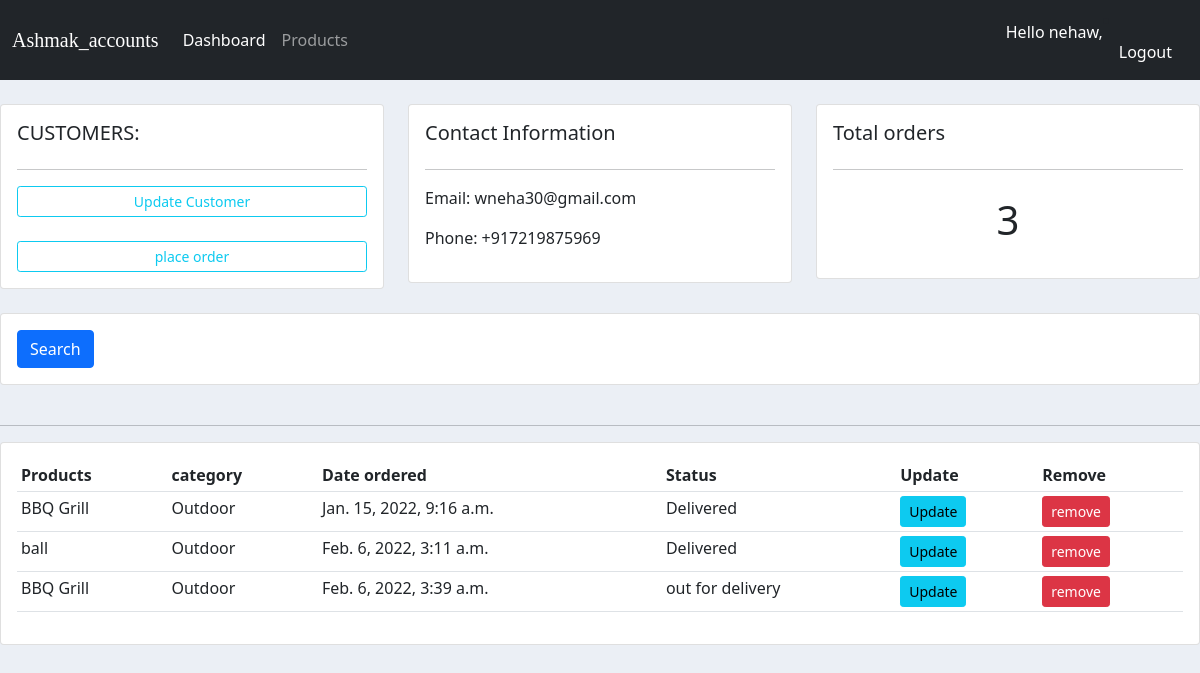
The page /customers1 (signed in) on the database its author committed.
### accounts/models.py (models this page shows, shortened)
class Customer(models.Model):
    name=models.CharField(max_length=200,null=True)
    phone=models.CharField(max_length=200,null=True)
    email=models.CharField(max_length=200,null=True)
    date_created=models.DateTimeField(auto_now_add=True,null=True)

class Order(models.Model):
    Customer = models.ForeignKey(Customer, null=True, on_delete=models.SET_NULL)
    product=models.ForeignKey(product,null=True,on_delete=models.SET_NULL)
    status=(
        ('pending','pending'),
        ('out for delivery','out for delivery'),
        ('Delivered','Delivered')
    )
    date_created=models.DateTimeField(auto_now_add=True,null=True)
    status=models.CharField(max_length=200,null=True,choices=status)

class product(models.Model):
    Category=(
        ('Indoor','Indoor'),
        ('Outdoor','Outdoor')
    )
    name=models.CharField(max_length=200,null=True)
    Price=models.FloatField(null=True)
    Category=models.CharField(max_length=200,null=True,choices=Category)
    Discription=models.CharField(max_length=200,null=True,blank=True)
    date_created=models.DateTimeField(auto_now_add=True,null=True)
    Tag=models.ManyToManyField(Tag)
    img=models.ImageField(null=True,blank=True)
    def __str__(self):
        return self.name

### accounts/views.py (the view)
# urls.py: path('customers<str:pk>',views.customer ,name="customers"),
def customer(request,pk):
    customer=Customer.objects.get(id=pk)
    orders=customer.order_set.all()
    total_orders=orders.count()
    context={'customer':customer,'orders':orders,'total_orders':total_orders,}
    return render(request,'accounts/customer.html',context)

### accounts/templates/accounts/customer.html (shortened to what this page needs)
{% extends 'accounts/main.html' %}
{% block body %}
<br>
  <div class="row">
    <div class="col-md">
        <div class="card card-body">
        <h5>CUSTOMERS:</h5>
        <hr>
        <a class="btn btn-outline-info btn-sm btn-block" href="{% url 'update_customer' customer.id %}"> Update Customer
            </a>
            <br>
                <a class="btn btn-outline-info btn-sm btn-block" href="{% url 'create_order' customer.id %}"> place order
            </a>
        </div>
    </div>
  <div class="col-md">
      <div class="card card-body">
          <h5>Contact Information</h5>
        <hr>
        <p> Email:  {{customer.email}}</p>
        <p> Phone:  {{customer.phone}}</p>
      </div>
  </div>
  <div class="col-md">
      <div class="card card-body">
          <h5 >Total orders</h5>
        <hr>
          <h1 style="text-align:center ;padding:10px">{{total_orders}}</h1>
      </div>
  </div>
</div>
<br>
<div class="row">
    <div class="col">
        <div class="card card-body">
            <form method="get">
                <button class="btn btn-primary" type="submit">Search</button>
            </form>
        </div>
    </div>
</div>
<br>
  <div class="row">
    <div class="col-md">
        <hr>
        <div class="card card-body">
            <table class="table table-sm">
                <tr>
                    <th>Products</th>
                    <th>category</th>
                    <th>Date ordered</th>
                    <th>Status</th>
                    <th>Update</th>
                    <th>Remove</th>
                </tr>
                {% for order in orders%}
                <tr>
                    <td>{{order.product}}</td>
                    <td>{{order.product.Category}}</td>
                    <td>{{order.date_created}}</td>
                    <td>{{order.status}}</td>
                    <td><a class= "btn btn-sm btn-info"  href="{% url 'update_order' order.id %}">Update</a> </td>
                    <td><a class= "btn btn-sm btn-danger"  href="{% url 'delete_order' order.id %}">remove</a> </td>
                </tr>
                {% endfor %}
            </table>
        </div>
    </div>
  </div>
{% endblock body %}

### accounts/templates/accounts/navbar.html (shortened to what this page needs)
{% load static %}
<nav class="navbar navbar-expand-lg navbar-dark bg-dark">
  <div class="container-fluid">
     <a style="font-family:Old English Text MT; font-weight:italic; " class="navbar-brand" href="">Ashmak_accounts</a>
    <div class="collapse navbar-collapse" id="navbarNav">
      <ul class="navbar-nav">
        <li class="nav-item">
          <a class="nav-link active" aria-current="page" href="{% url 'home'%}">Dashboard</a>
        </li>
        <li class="nav-item">
          <a class="nav-link" href="{% url 'products'%}">Products</a>
        </li>
      </ul>
    </div>
       <p style="color:white"> Hello {{user}},</p>
        <li class="nav-item">
          <a style="color:white;" class="nav-link " href="{% url 'login'%}">Logout</a>
        </li>
  </div>
</nav>

### accounts/static/css/main.css (style rules this page uses)
body { background-color: #ebeff5; }

### accounts/templates/accounts/main.html (style rules this page uses)
body { background-color: #ebeff5; }

### rows shown on the page
Customer: email "wneha30@gmail.com", phone "+917219875969"
Order: product "BBQ Grill", product.Category "Outdoor", date_created "Jan. 15, 2022, 9:16 a.m.", status "Delivered"
Order: product "ball", product.Category "Outdoor", date_created "Feb. 6, 2022, 3:11 a.m.", status "Delivered"
Order: product "BBQ Grill", product.Category "Outdoor", date_created "Feb. 6, 2022, 3:39 a.m.", status "out for delivery"

### other values the page prints
{{ user }} "nehaw"
{{ total_orders }} "3"
